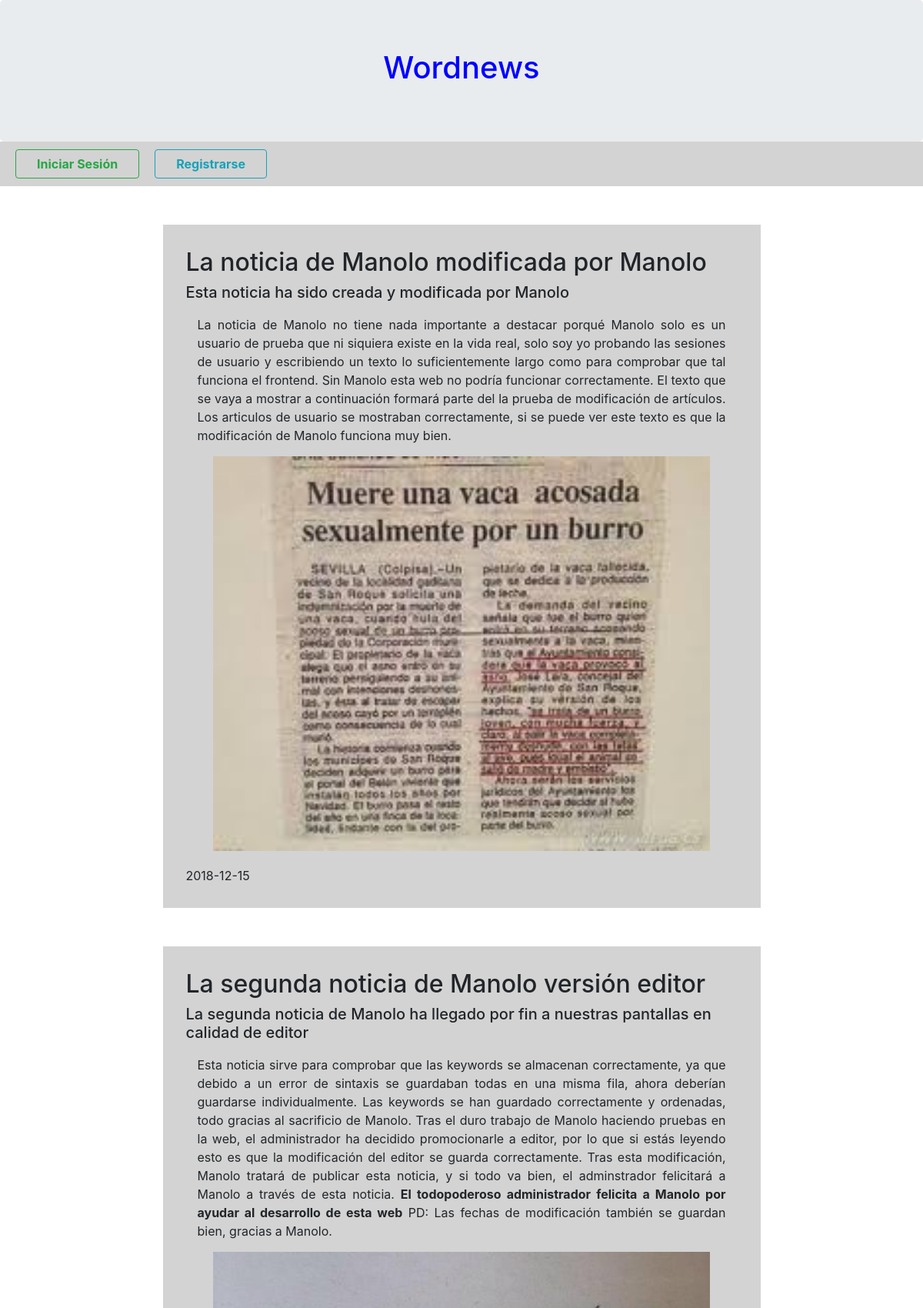
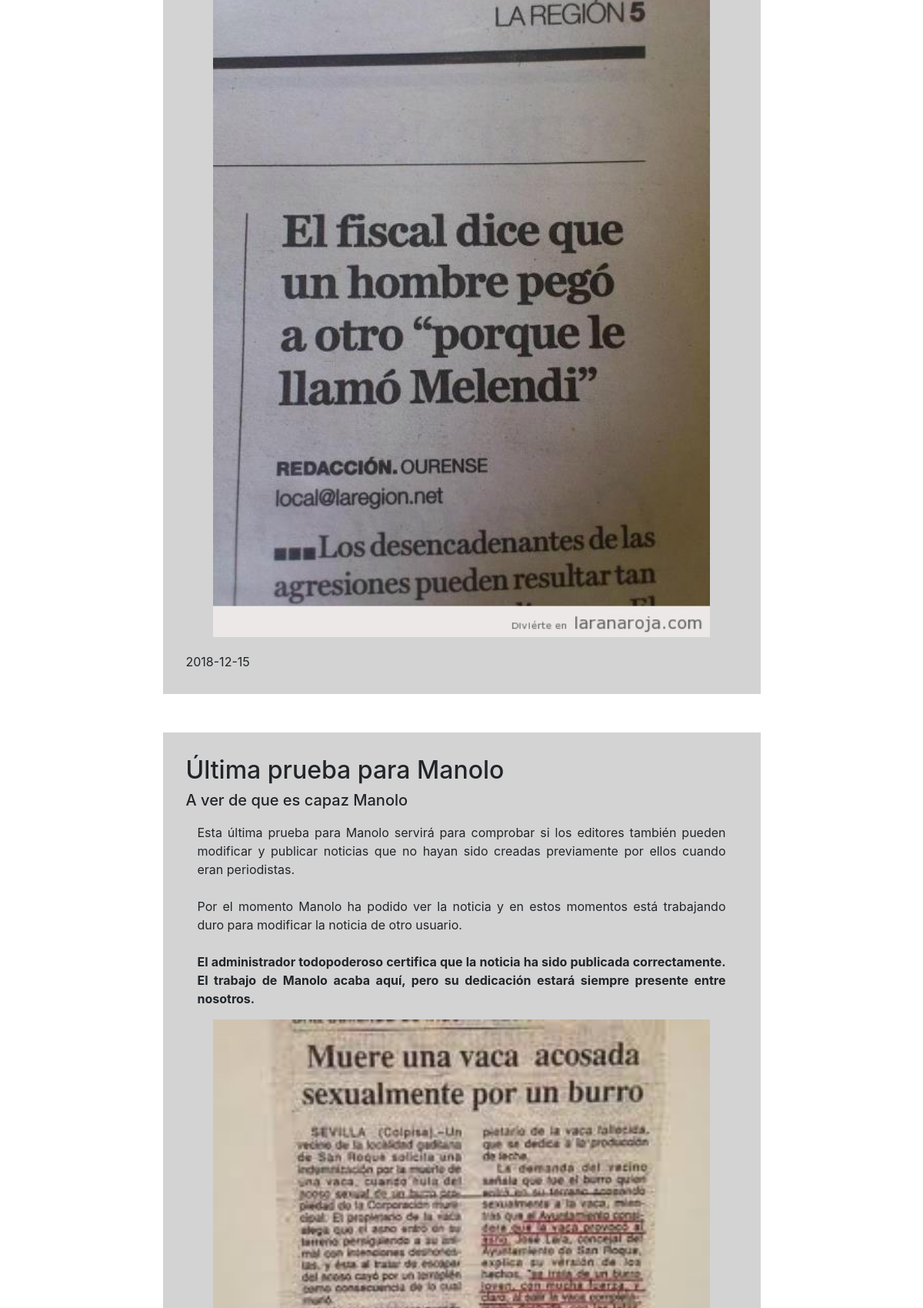
The page / (upper part) on the database its author committed (2 pictures, top to bottom).
### tables this page shows
CREATE TABLE `articulos` (
  `idarticulo` int(11) NOT NULL COMMENT 'Valor autonumérico que identifica unívocamente a cada noticia.',
  `autor` int(11) NOT NULL COMMENT 'Clave foránea al campo id_usuario de la tabla usuarios. Identifica al usuario registrado autor de la noticia.',
  `editor` int(11) NOT NULL COMMENT 'Clave foránea al campo id_usuario de la tabla usuarios. Identifica al usuario registrado editor de la noticia.',
  `titulo` varchar(120) NOT NULL COMMENT 'Título de la noticia.',
  `subtitulo` varchar(100) NOT NULL COMMENT 'Subtítulo de la noticia.',
  `idsecc` int(11) NOT NULL COMMENT 'Clave foránea al campo id_seccion de la tabla seccion. Identifica el nombre de la sección en el que irá integrada la noticia.',
  `fecha_creacion` date NOT NULL COMMENT 'Fecha en la que se creó la noticia.',
  `fecha_modificacion` date DEFAULT NULL COMMENT 'Fecha en la que se realizó la última modificación.',
  `fecha_publicacion` date DEFAULT NULL COMMENT 'Fecha en la que se realizó la publicación.',
  `cuerpo` longtext NOT NULL COMMENT 'Texto de la noticia.',
  `imagen` varchar(235) NOT NULL COMMENT 'Imagen que acompaña al texto del artículo.'
);

### controllers/controlador_index.php (called while the page is built, shortened)
<?php
require("models/modelo_articulo.php");
$art=new articulo();
$noticias=$art->get_articulos_publicados();
require("views/vista_index.phtml");
?>

### index.php (called while the page is built)
<?php
require_once("db/db.php");
require_once("controllers/controlador_index.php");
?>

### db/db.php (called while the page is built)
<?php
class Conectar{
    public static function conexion(){
        $conexion=new mysqli("localhost", "root","root", "wordnews");
        $conexion->query("SET NAMES 'utf8'");
        return $conexion;
    }
}
?>

### models/modelo_articulo.php (called while the page is built, shortened)
<?php
  class articulo{
    private $db;
    public function __construct(){
        $this->db=Conectar::conexion();
        $this->noticias=array();
    }
    public function get_articulos_publicados(){
        $consulta=$this->db->query("select * from articulos where fecha_publicacion is not null");
        while($filas=$consulta->fetch_assoc()){
            $this->noticias[]=$filas;
        }
        return $this->noticias;
    }
  }
 ?>

### views/vista_index.phtml (the view, shortened to what this page needs)
<!DOCTYPE html>
<html>
<head>
  <link rel="stylesheet" type="text/css" href="css/bootstrap.css">
</head>
<body>
  <div class="jumbotron text-center" style="margin-bottom: 0px;">
    <h1 style='color:blue'>Wordnews</h1>
  </div>
  <div class="container-fluid" style="background-color: lightgrey; padding-top:10px; padding-bottom:10px">
    <div class="row">
      <a href="inicio_sesion.php" class="btn btn-outline-success" style="margin-left:20px"><div class="col-sm-1 font-weight-bold">Iniciar Sesión</div></a>
      <a href="registro.php" class="btn btn-outline-info" style="margin-left:20px"><div class="col-sm-1 font-weight-bold">Registrarse</div></a>
    </div>
  </div>
  <div class="container" style="width:100%; margin: 0 auto;">
    <?php
      for($i=0; $i<count($noticias); $i++){
        echo "<div class='row' style='width: 70%; margin: 0 auto; margin-top: 50px; margin-bottom: 50px; background-color:lightgrey; padding: 30px;'>";
        echo "<h2 class='row'><div class='col-md-12'>" . $noticias[$i]["titulo"]."</div></h2>";
        echo "<h5 class='row' style='width:100%'><div class='col-md-12'>" . $noticias[$i]["subtitulo"]."</div></h5>";
        echo "<div class='row' style='text-align:justify;margin: 10px auto 15px auto'><div class='col-md-12'>" . $noticias[$i]["cuerpo"] . "</div></div>";
        echo @"<img src='img/" . $noticias[$i]["imagen"] . "' alt='' style='width:90%;height:100%;margin:0 auto;margin-bottom:20px;'>";
        echo "<div class='row'><div class='col-md-12' style='width:100%'>" . $noticias[$i]["fecha_creacion"]."</div></div>";
        echo "</div>";
      }
    ?>
  </div>
</body>
</html>

### rows shown on the page
articulos: titulo "La noticia de Manolo modificada por Manolo", subtitulo "Esta noticia ha sido creada y modificada por Manolo", cuerpo "La noticia de Manolo no tiene nada importante a destacar porqué Manolo solo es un usuario de prueba que ni siquiera existe en la vida real, solo soy yo probando las sesiones de usuario y escribiendo un texto lo suficientemente largo como para comprobar que tal funciona el frontend. Sin Manolo esta web no podría funcionar correctamente. El texto que se vaya a mostrar a continuación formará parte del la prueba de modificación de artículos. Los articulos de usuario se mostraban correctamente, si se puede ver este texto es que la modificación de Manolo funciona muy bien.", imagen (picture), fecha_creacion "2018-12-15"
articulos: titulo "La segunda noticia de Manolo versión editor", subtitulo "La segunda noticia de Manolo ha llegado por fin a nuestras pantallas en calidad de editor", cuerpo "Esta noticia sirve para comprobar que las keywords se almacenan correctamente, ya que debido a un error de sintaxis se guardaban todas en una misma fila, ahora deberían guardarse individualmente. Las keywords se han guardado correctamente y ordenadas, todo gracias al sacrificio de Manolo. Tras el duro trabajo de Manolo haciendo pruebas en la web, el administrador ha decidido promocionarle a editor, por lo que si estás leyendo esto es que la modificación del editor se guarda correctamente. Tras esta modificación, Manolo tratará de publicar esta noticia, y si todo va bien, el adminstrador felicitará a Manolo a través de esta noticia. El todopoderoso administrador felicita a Manolo por ayudar…", imagen (picture), fecha_creacion "2018-12-15"
articulos: titulo "Última prueba para Manolo", subtitulo "A ver de que es capaz Manolo", cuerpo "Esta última prueba para Manolo servirá para comprobar si los editores también pueden modificar y publicar noticias que no hayan sido creadas previamente por ellos cuando eran periodistas. Por el momento Manolo ha podido ver la noticia y en estos momentos está trabajando duro para modificar la noticia de otro usuario. El administrador todopoderoso certifica que la noticia ha sido publicada correctamente. El trabajo de Manolo acaba aquí, pero su dedicación estará siempre presente entre nosotros.", imagen (picture)
